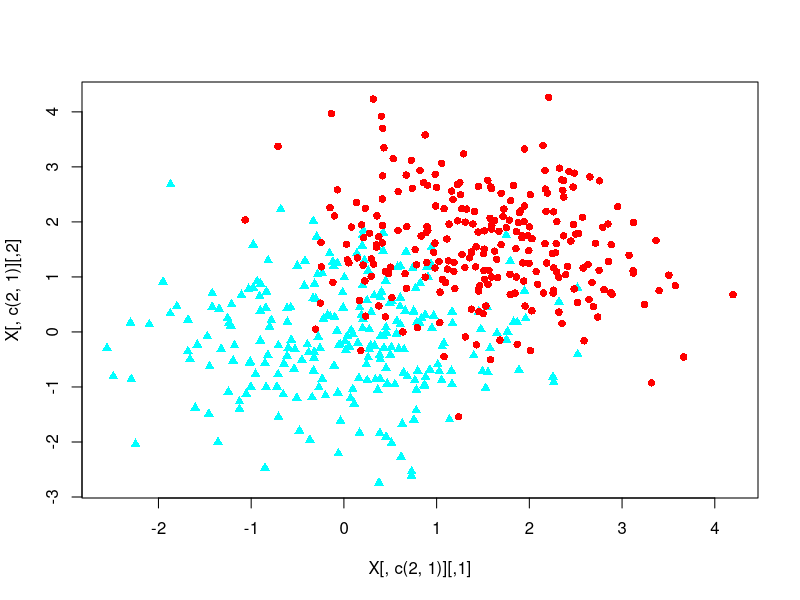
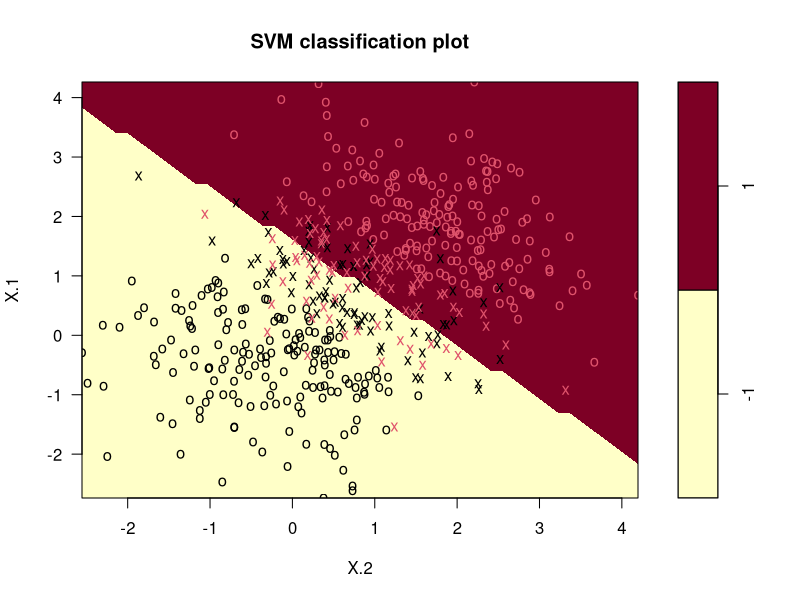
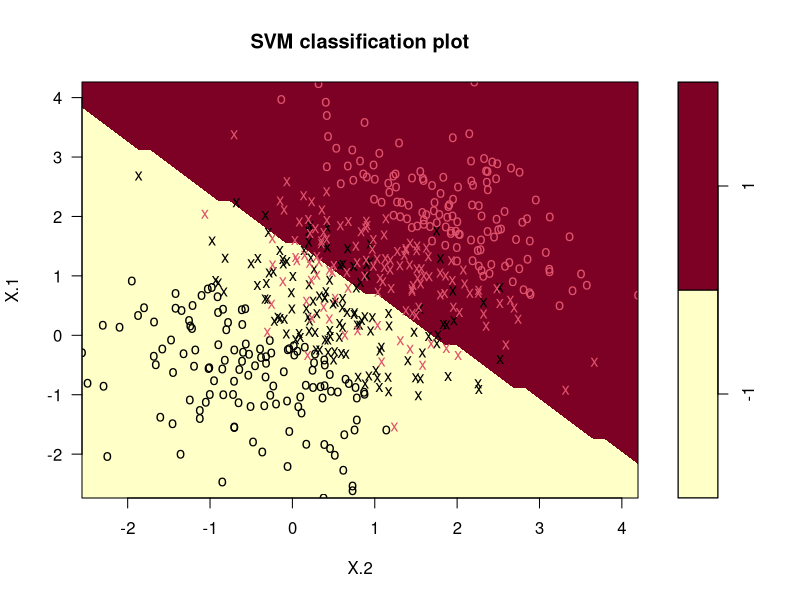
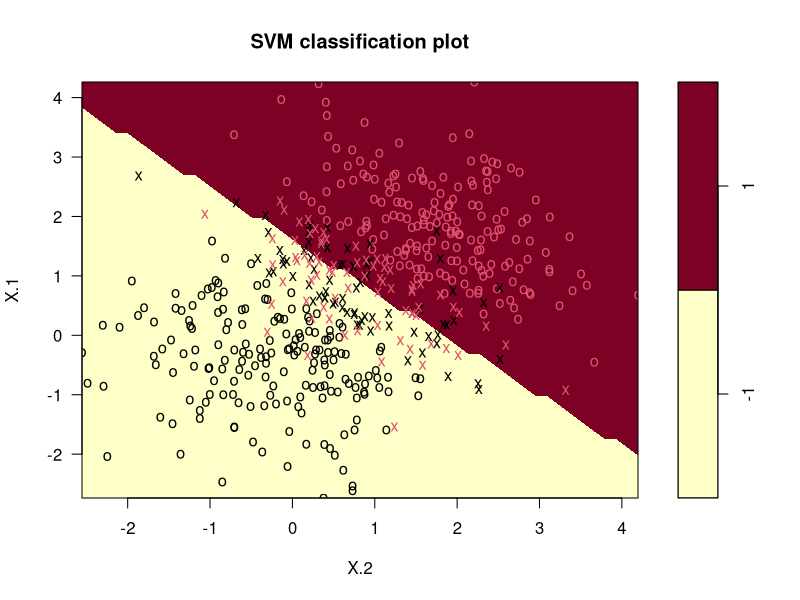
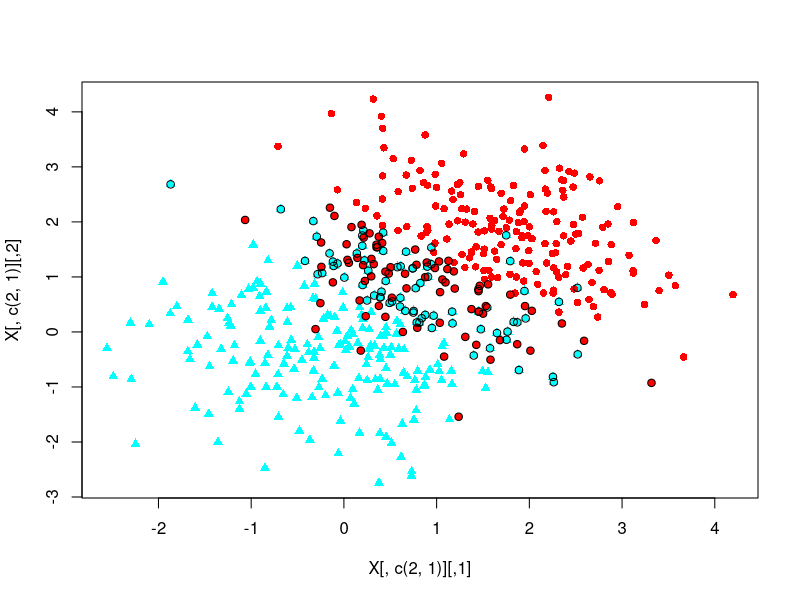
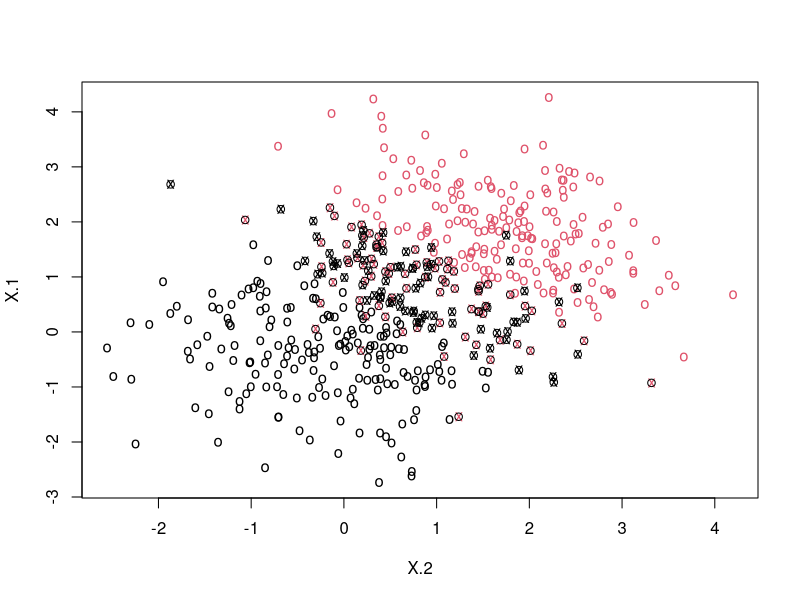
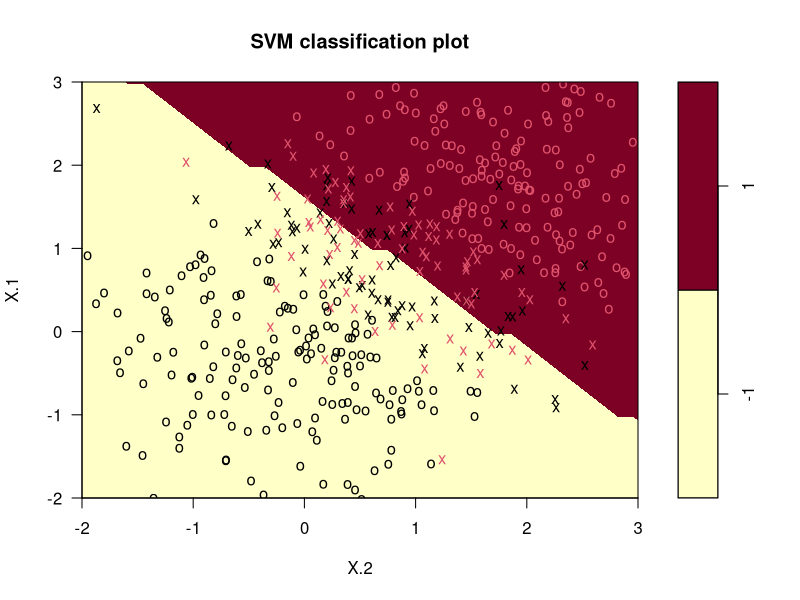
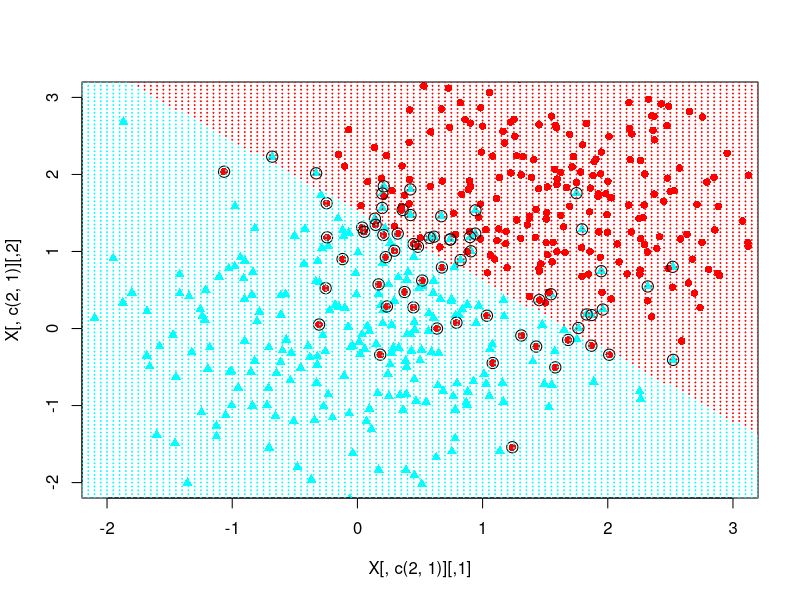

R code for these plots, in order:
################################################################################################
## Support vector classifiers
################################################################################################

library(e1071)

N <- 500

set.seed(9)
X <- matrix(rnorm(N*2),ncol=2)
y <- rep(c(-1,1),each=N/2)
X[y==1,] = X[y==1,] + 1.5

col <- rep(NA,N)
col[y==1] <- rainbow(2)[1]
col[y==-1] <- rainbow(2)[2]

col

pch <- rep(NA,N)
pch[y==1] <- 16
pch[y==-1] <- 17

plot(X[,c(2,1)],col=col,pch=pch)

dat <- data.frame(X=X,y=as.factor(y))
# note that coercing y to be a factor is important for svm to interpret as a classification!
fit <- svm(y~.,data=dat,kernel="linear",cost=0.1,scale=FALSE)
fit
plot(fit,data=dat)
# support vectors = "x" (otherwise "o")
# C-classifier is the same as nu-classifier but with rescaling on cost parameter:
# C > 0 and nu in (0,1)

dev.off()
fit <- svm(y~.,data=dat,kernel="linear",cost=0.01,scale=FALSE)
plot(fit,data=dat)
dev.new()
fit <- svm(y~.,data=dat,kernel="linear",cost=1,scale=FALSE)
plot(fit,data=dat)

head(fit$SV) # support vectors (how many are there?)
plot(X[,c(2,1)],col=col,pch=pch)
points(fit$SV[,c(2,1)])
# or
plot(fit,data=dat,fill=FALSE)
points(fit$SV[,c(2,1)])

## Tuning the cost parameter (10-fold CV)
tune.out <- tune(svm,y~.,data=dat,kernel="linear",scale=FALSE,
  ranges=list(cost=seq(0.01,5,length.out=100)))

names(tune.out)
tune.out$sampling
tune.out$best.parameters

best.model <- tune.out$best.model

best.model
is(best.model)

plot(best.model,data=dat,xlim=c(-2,3),ylim=c(-2,3))

## Which points not classified well?
dev.new()
plot(X[,c(2,1)],col=col,pch=pch,xlim=c(-2,3),ylim=c(-2,3))
these <- which(best.model$fitted != y)
points(X[these,c(2,1)],cex=1.5)

grd <- expand.grid(seq(-4,4,0.05),seq(-4,4,0.05))
names(grd) <- c("X.1","X.2")
newpred <- predict(best.model,newdat=grd)
points(grd[,c(2,1)][newpred==1,],col=rainbow(2)[1],pch=3,cex=0.1)
points(grd[,c(2,1)][newpred==-1,],col=rainbow(2)[2],pch=3,cex=0.1)

##
## A poor SVC
##

rm(list=ls())

set.seed(10)
X <- matrix(rnorm(40*2),ncol=2)
y <- c(rep(-1,10),rep(1,20),rep(-1,10))
X[11:30,] <- X[11:30,] + 2
X[31:40,] <- X[31:40,] + 4

col <- rep(NA,40)
col[y==1] <- rainbow(2)[1]
col[y==-1] <- rainbow(2)[2]

pch <- rep(NA,40)
pch[y==1] <- 16
pch[y==-1] <- 17

plot(X[,c(2,1)],col=col,pch=pch,cex=2)

dat <- data.frame(X=X,y=as.factor(y))

fit <- svm(y~.,data=dat,kernel="linear",cost=0.001)
plot(fit,data=dat)
fit <- svm(y~.,data=dat,kernel="linear",cost=100)
plot(fit,data=dat)

